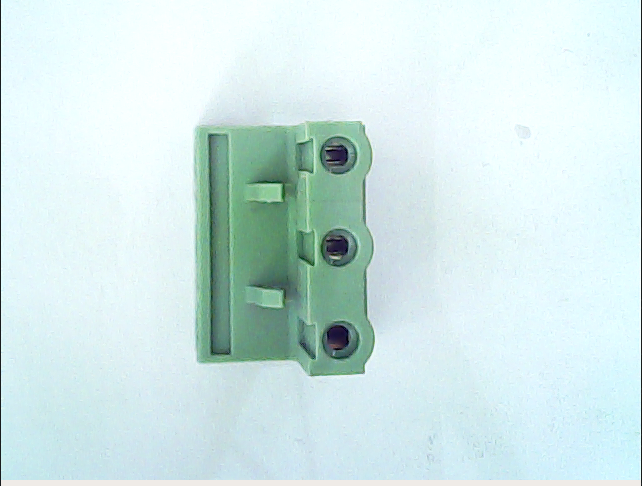
#> input picture DATA/socket.png, 642 x 486 px, found by its file name
$ python 'FLANN Object Detection.py'
#> lines starting #> are read from the running program, lines starting #| are printed output that depends on the picture; after the words box and inside, x2 and y2 are one past the last pixel; in counts of white or black regions, pixels touching at a corner belong together
import cv2
from datetime import datetime

cap = cv2.VideoCapture(2)
orb = cv2.xfeatures2d.SIFT_create()


Target = cv2.imread('DATA/socket.png')
#> Target is the input picture: shape (486, 642, 3); mean B, G, R 231.1, 231.7, 209.7
Target = cv2.cvtColor(Target,cv2.COLOR_BGR2GRAY)
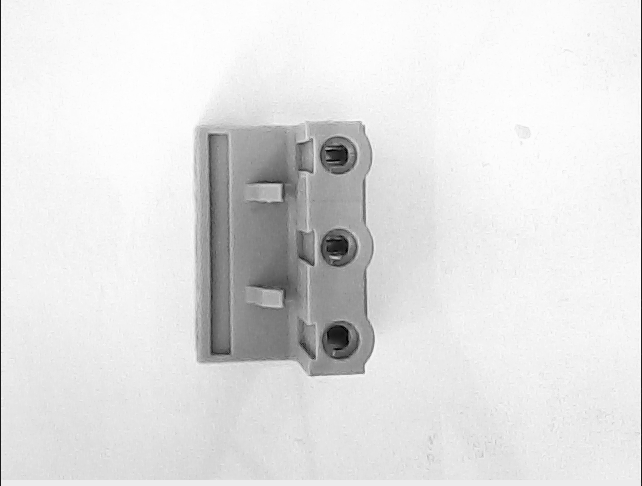
#> Target: shape (486, 642); min 0, max 255, mean 225.1
Target = cv2.adaptiveThreshold(Target,Target.max(),cv2.ADAPTIVE_THRESH_MEAN_C,cv2.THRESH_BINARY,11,8)
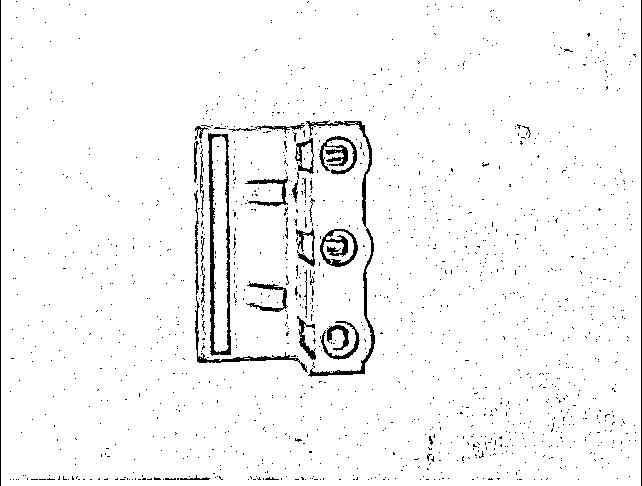
#> Target: shape (486, 642); 96.5% white; black in thin lines or dots
ret,Target = cv2.threshold(Target,(Target.max() /2),Target.max(),cv2.THRESH_BINARY)
#> ret = 127

kp1, des1 = orb.detectAndCompute(Target, None)
#> kp1 = 563 keypoints; strongest (x, y, size): (589, 34, 2), (287, 334, 2), (203, 284, 2), (431, 443, 2.1)

### Initial the flann prameters
FLANN_INDEX_KDTREE = 0
index_params = dict(algorithm=FLANN_INDEX_KDTREE,trees=5)
search_params = dict(checks = 50)
flann = cv2.FlannBasedMatcher(index_params,search_params)

while True:

    ret,frame = cap.read()
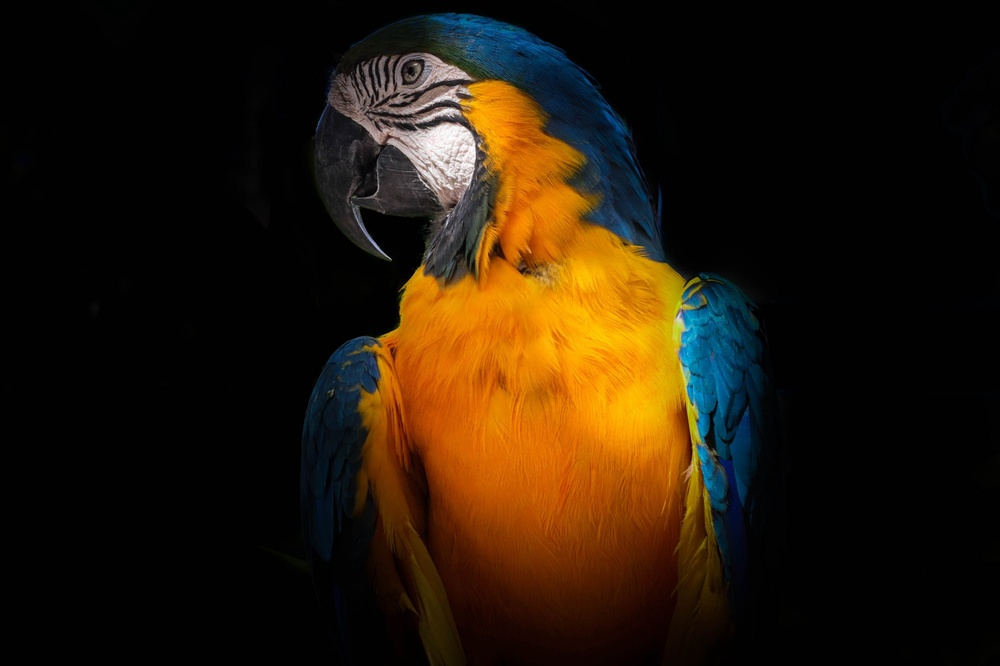
#> input picture DATA/1.jpg, 1000 x 666 px, shrunk from 2000 x 1333 before the run, given in place of the camera
#> frame is the input picture: shape (666, 1000, 3); mean B, G, R 9.8, 25.5, 38.9
    frame = cv2.cvtColor(frame,cv2.COLOR_BGR2GRAY)
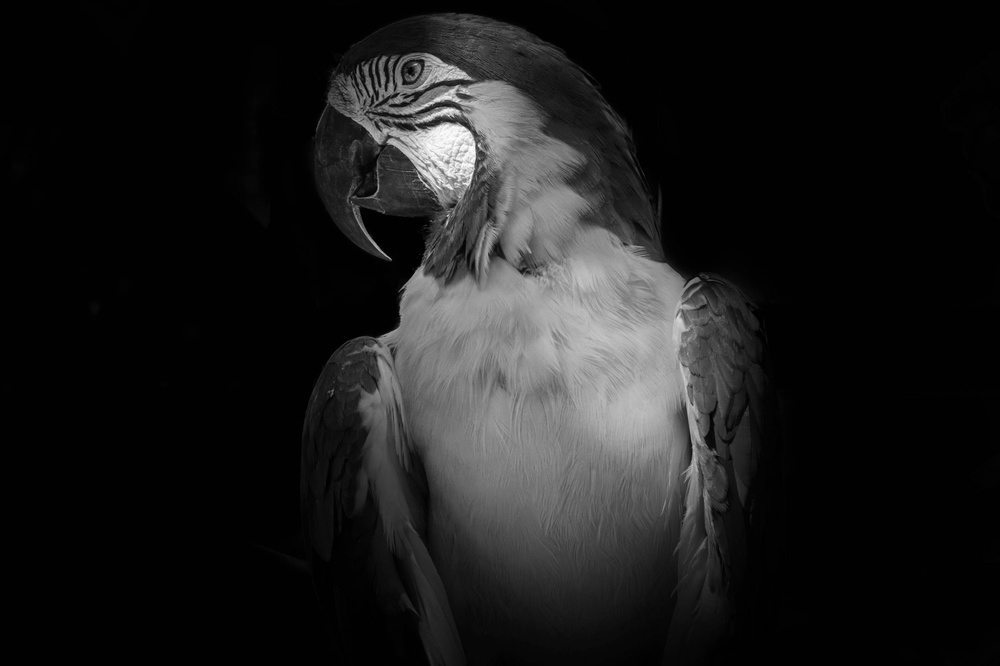
#> frame: shape (666, 1000); min 0, max 255, mean 27.7
    frame = cv2.adaptiveThreshold(frame,frame.max(),cv2.ADAPTIVE_THRESH_MEAN_C,cv2.THRESH_BINARY,11,8)
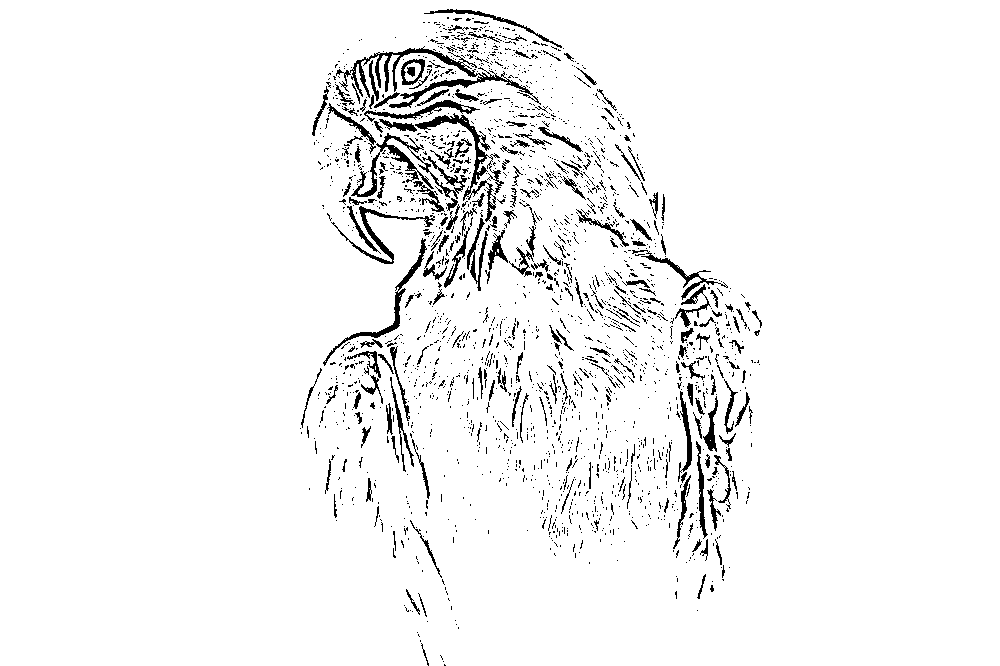
#> frame: shape (666, 1000); 95.4% white; black in thin lines or dots, all inside (x1, y1, x2, y2) = (300, 9, 762, 666)
    ret,frame = cv2.threshold(frame,(frame.max() /2),frame.max(),cv2.THRESH_BINARY)

    kp2, des2 = orb.detectAndCompute(frame, None)
#> kp2 = 2270 keypoints; strongest (x, y, size): (442, 139, 1.9), (699, 391, 1.8), (691, 343, 2.4), (524, 331, 2.1)

    ### Initial the flann prameters
    FLANN_INDEX_KDTREE = 0
    index_params = dict(algorithm=FLANN_INDEX_KDTREE,trees=5)
    search_params = dict(checks = 50)
    flann = cv2.FlannBasedMatcher(index_params,search_params)


    # find matches
    matches = flann.knnMatch(des1, des2, k=2)
#> matches = 563 matches

    # create match mask
    matchesMask = [[0,0] for i in range(len(matches))]
#> matchesMask = 563 pairs, first value 0 to 0, second value 0 to 0


    ### RATIO MATCH1 < 75% MATCH 2

    for i,(match1, match2) in enumerate(matches):

        if match1.distance < 0.75 * match2.distance:
            matchesMask[i] = [1,0]
#> after the loop, matchesMask = 563 pairs, first value 0 to 1, second value 0 to 0

    # create mask for draw matches
    # the match point are green and non match point are red
    draw_params = dict(matchColor = (0,255,0),
                        singlePointColor=(255,0,0),
                        matchesMask=matchesMask,
                        flags=0)
#> draw_params = 4 items
    # draw falnn matches
    flann_matches = cv2.drawMatchesKnn(frame, kp2, Target, kp1, matches, None, **draw_params)
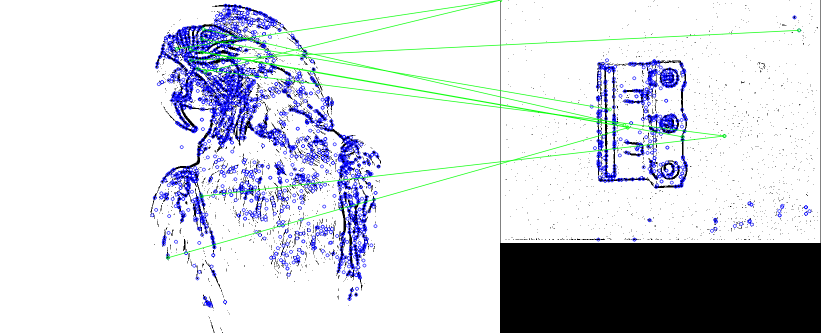
#> flann_matches: shape (666, 1642, 3) (shown at 1/2 size); mean of channels 0, 1, 2 218.7, 211.4, 208.6; drawn as B, G, R


    cv2.imshow('Matches',flann_matches)

    k = cv2.waitKey(1) & 0xFF
#> (key Esc is pressed here)
    if k == 27:
        break

cap.release()
cv2.destroyAllWindows()
